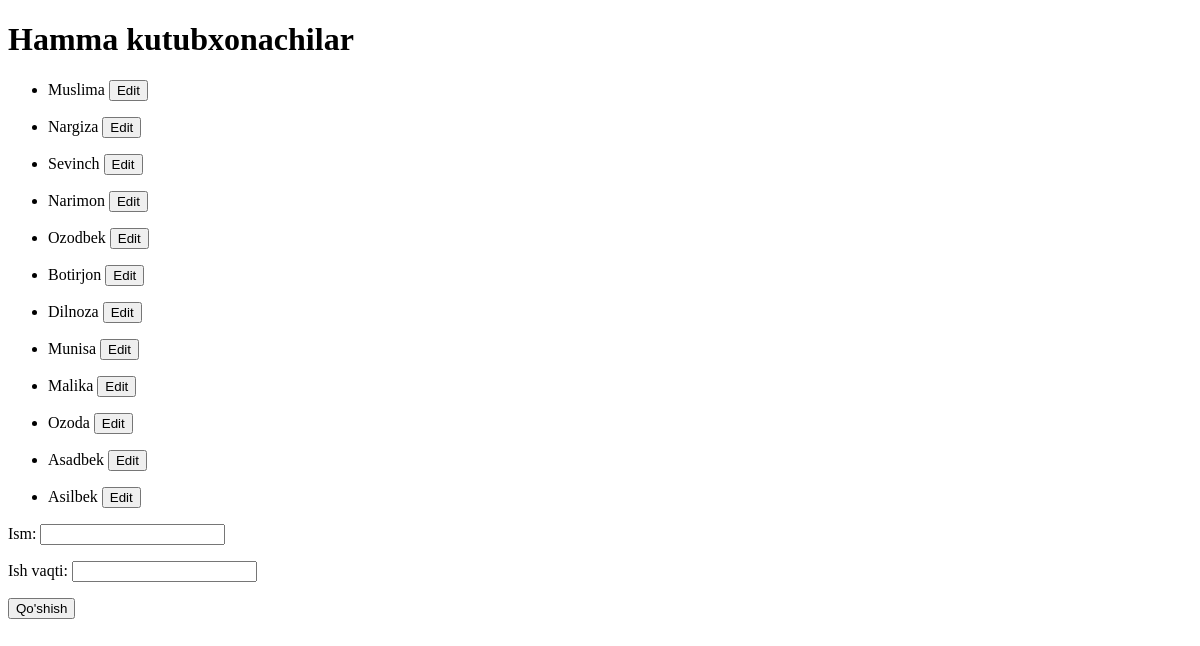
Before: /kutubxonachilar/ with the older database file.
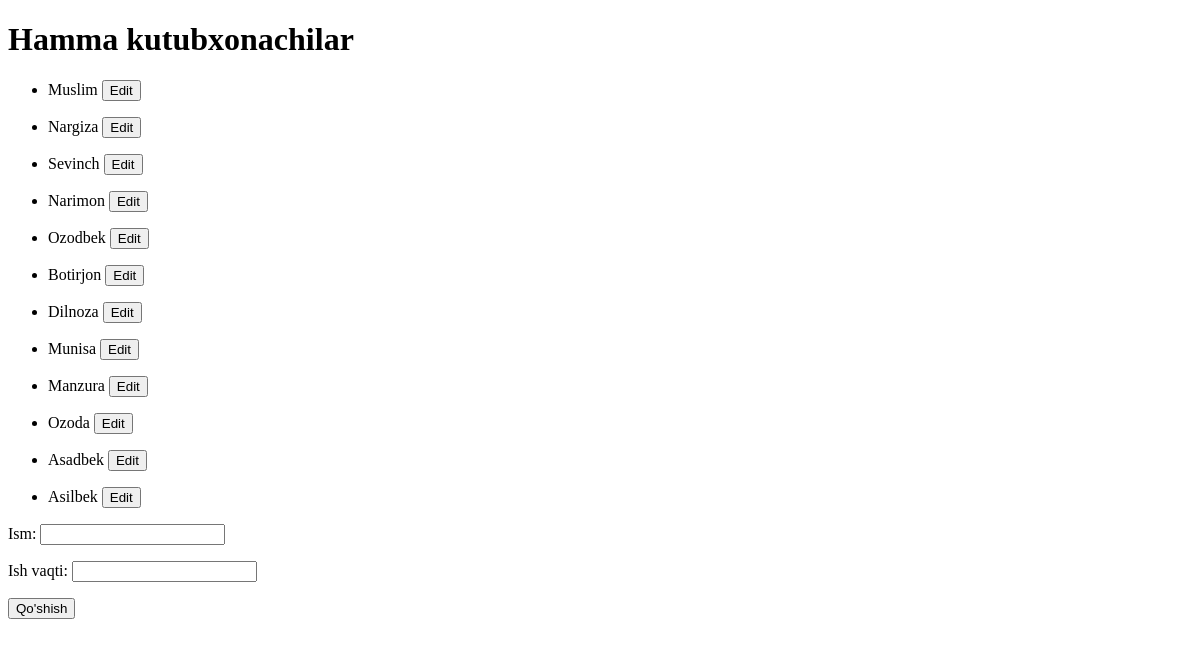
After: the same page with the newer database file.
### Asosiy/models.py (models this page shows, shortened)
class Kutubxonachi(models.Model):
    ism=models.CharField(max_length=20, null=True)
    ish_vaqti=models.CharField(max_length=50)

### Asosiy/views.py (the view)
# urls.py: path('kutubxonachilar/', kutubxonachilar),
def kutubxonachilar(request):
    if request.method == 'POST':
        d=KutubxonachiForm(request.POST)
        if d.is_valid():
            d.save()
        return redirect("/kutubxonachilar/")
    data = {
        "kutubxonachilar": Kutubxonachi.objects.all(),
        'forms': KutubxonachiForm()
    }
    return render(request, "Kutubxonachilar.html", data)

### Asosiy/forms.py
class KutubxonachiForm(forms.ModelForm):
    class Meta:
        model=Kutubxonachi
        fields='__all__'

### templates/Kutubxonachilar.html (shortened to what this page needs)
<!DOCTYPE html>
<html lang="en">
<head>
</head>
<body>
    <h1>Hamma kutubxonachilar</h1>
    {%for k in kutubxonachilar%}
    <ul>
        <li>
            {{k.ism}}
            <a href="/kutubxonachilar/{{k.id}}/tahrirlash/"><button>Edit</button></a>
        </li>
    </ul>
    {%endfor%}
    <form method="post">{%csrf_token%}
        {{forms.as_p}}
        <button>Qo'shish</button>
    </form>
</body>
</html>

Changed rows visible on the page:
changed Kutubxonachi: ism "Muslima" → "Muslim"
changed Kutubxonachi: ism "Malika" → "Manzura"
